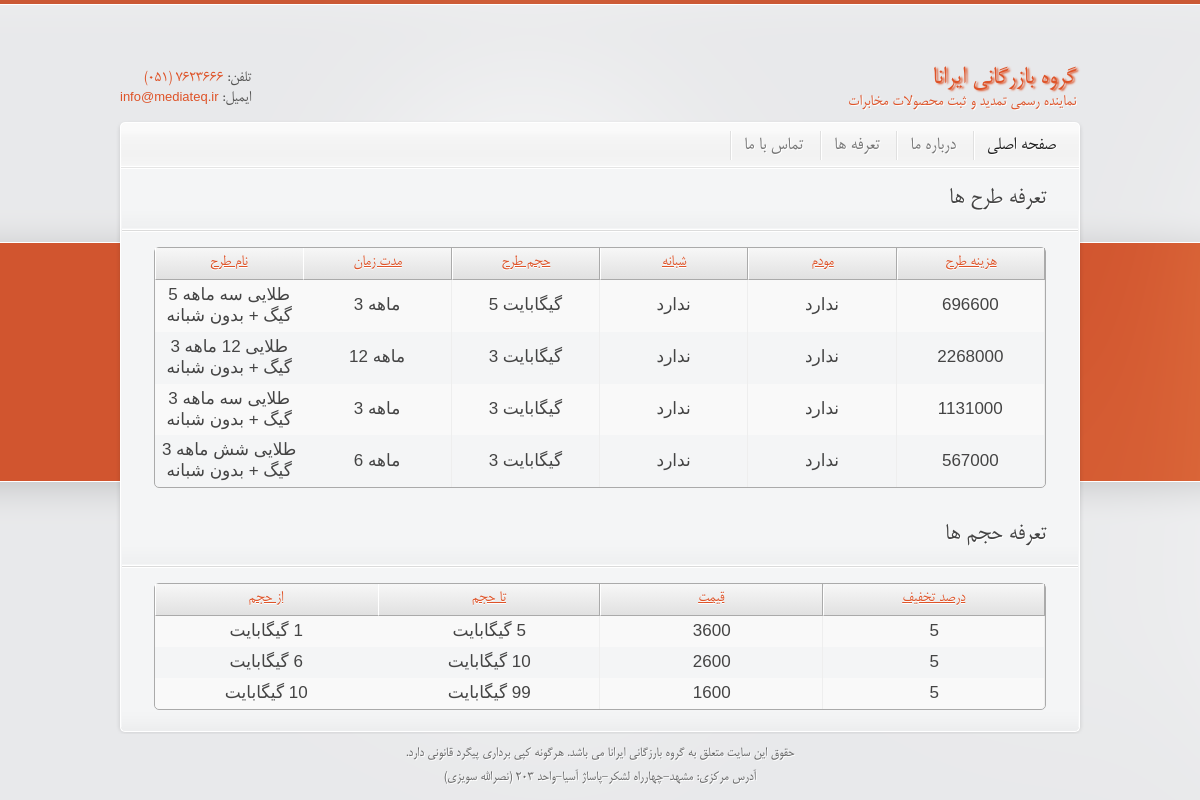
Screenshot of /price.php with the database file from the repository.
### tables this page shows
CREATE TABLE IF NOT EXISTS `settings` (
  `id` int(11) NOT NULL AUTO_INCREMENT,
  `key` varchar(30) NOT NULL,
  `value` text NOT NULL,
  PRIMARY KEY (`id`)
);

CREATE TABLE IF NOT EXISTS `plans` (
  `id` int(11) NOT NULL AUTO_INCREMENT,
  `pname` varchar(100) NOT NULL,
  `month` int(11) NOT NULL,
  `gig` int(11) NOT NULL,
  `night` tinyint(1) NOT NULL,
  `modem` tinyint(1) NOT NULL,
  `price` double NOT NULL,
  `percent` tinyint(3) unsigned NOT NULL,
  PRIMARY KEY (`id`)
);

CREATE TABLE IF NOT EXISTS `volumes` (
  `id` int(11) NOT NULL AUTO_INCREMENT,
  `fvol` tinyint(3) unsigned NOT NULL,
  `tvol` tinyint(3) unsigned NOT NULL,
  `price` double NOT NULL,
  `percent` tinyint(3) unsigned NOT NULL,
  PRIMARY KEY (`id`)
);

### classes/database.php (called while the page is built, shortened)
<?php
  include_once("security.php");
class Database
  {
 private static $me;
 private $link;
 public $cmd;
 function __construct()
 {
      $this->link = mysqli_connect(_DB_SERVER,_DB_USER,_DB_PASS);
	  mysqli_set_charset($this->link, "utf8");
      mysqli_select_db($this->link,_DB_NAME);
 }
public static function GetDatabase()
{
   if(is_null(self::$me))
       self::$me = new Database();
    return self::$me;
 }
public function RunSQL()
{
   $security = Security::GetSecurity ();
   $this->cmd = $security->Xss_Clean($this->cmd);
   $result =  mysqli_query($this->link,$this->cmd);
   return $result;
}
function Select($tableName, $fields=NULL, $where = NULL, $order = NULL)
{
    if ($where) $where = " WHERE " . $where;
	$this->cmd = "SELECT $fields FROM `$tableName` " . $where . $order;
	$res = $this->RunSQL();
    if ($res)
	    return mysqli_fetch_array($res);
	else
        return false;
}
public function  SelectAll($tableName, $fields,$where = NULL,
                 $order = NULL, $from = NULL, $count = NULL)
 {
	$limit = "";
    if (!$fileds) $fields="*";
    if ($order) $order = " ORDER BY " . $order;
    $this->cmd = "SELECT $fields FROM `$tableName` " . $where . " " . $order . " " . $limit;
    $res =$this->RunSQL();
    $rows = array();
    if ($res)
    {
        while($row = mysqli_fetch_array($res)) $rows[] = $row;
    }
    return $rows;
}
  }
?>

### classes/functions.php (called while the page is built, shortened)
<?php
	include_once("database.php");
	   function GetSettingValue($key, $strip_tags = 0)
       {
			$db = Database::GetDatabase();
			$row = $db ->Select("settings","value","`key`='{$key}'");
			return ($row) ? $row["value"] : false;
       }
?>

### classes/security.php (called while the page is built, shortened)
<?php
class Security
{
    private static $me;
    public static function GetSecurity()
    {
      if(is_null(self::$me))
         self::$me = new Security();
      return self::$me;
    }
    public function Xss_Clean($data)
    {
        $data = str_replace(array('&amp;','&lt;','&gt;'), array('&amp;amp;','&amp;lt;','&amp;gt;'), $data);
        $data = preg_replace('/(&#*\w+)[\x00-\x20]+;/u', '$1;', $data);
        $data = preg_replace('/(&#x*[0-9A-F]+);*/iu', '$1;', $data);
        $data = html_entity_decode($data, ENT_COMPAT, 'UTF-8');
        $data = preg_replace('#(<[^>]+?[\x00-\x20"\'])(?:on|xmlns)[^>]*+>#iu', '$1>', $data);
        $data = preg_replace('#([a-z]*)[\x00-\x20]*=[\x00-\x20]*([`\'"]*)[\x00-\x20]*j[\x00-\x20]*a[\x00-\x20]*v[\x00-\x20]*a[\x00-\x20]*s[\x00-\x20]*c[\x00-\x20]*r[\x00-\x20]*i[\x00-\x20]*p[\x00-\x20]*t[\x00-\x20]*:#iu', '$1=$2nojavascript...', $data);
        $data = preg_replace('#([a-z]*)[\x00-\x20]*=([\'"]*)[\x00-\x20]*v[\x00-\x20]*b[\x00-\x20]*s[\x00-\x20]*c[\x00-\x20]*r[\x00-\x20]*i[\x00-\x20]*p[\x00-\x20]*t[\x00-\x20]*:#iu', '$1=$2novbscript...', $data);
        $data = preg_replace('#([a-z]*)[\x00-\x20]*=([\'"]*)[\x00-\x20]*-moz-binding[\x00-\x20]*:#u', '$1=$2nomozbinding...', $data);
        $data = preg_replace('#(<[^>]+?)style[\x00-\x20]*=[\x00-\x20]*[`\'"]*.*?expression[\x00-\x20]*\([^>]*+>#i', '$1>', $data);
        $data = preg_replace('#(<[^>]+?)style[\x00-\x20]*=[\x00-\x20]*[`\'"]*.*?behaviour[\x00-\x20]*\([^>]*+>#i', '$1>', $data);
        $data = preg_replace('#(<[^>]+?)style[\x00-\x20]*=[\x00-\x20]*[`\'"]*.*?s[\x00-\x20]*c[\x00-\x20]*r[\x00-\x20]*i[\x00-\x20]*p[\x00-\x20]*t[\x00-\x20]*:*[^>]*+>#iu', '$1>', $data);
        $data = preg_replace('#</*\w+:\w[^>]*+>#i', '', $data);
        do
        {
            $old_data = $data;
            $data = preg_replace('#</*(?:applet|b(?:ase|gsound|link)|embed|frame(?:set)?|i(?:frame|layer)|l(?:ayer|ink)|meta|object|s(?:cript|tyle)|title|xml)[^>]*+>#i', '', $data);
        }
        while ($old_data !== $data);
        return $data;
    }
}
?>

### price.php (the view, shortened to what this page needs)
<?php
	include_once("inc/header.php");
    include_once("classes/database.php");
	include_once("classes/functions.php");
    $db = Database::GetDatabase();
$html =<<<cd
	<link rel="stylesheet" href="manager/css/tables.css" type="text/css">
	<link rel="stylesheet" href="manager/css/forms.css" type="text/css">
  	<!-- <script src="manager/js/jquery.tools.min.js"></script>
  	<script src="manager/js/jquery.ui.min.js"></script>
  	<script src="manager/js/jquery.tables.js"></script> -->
  	<!-- <style>
  		a.button-blue{
  			background: -webkit-gradient(linear, left top, left bottom, from(#faa51a), to(#f47a20)) !important;
  			color:#2f2f2f !important;
  			font-size:15px !important;
  			border:1px solid #dd6611 !important;
  		}
  		a.button-blue:hover,
  		a.button-blue:focus{
  			background: -webkit-gradient(linear, left top, left bottom, from(#f88e11), to(#f06015)) !important;
  			border: solid 1px #aa5511 !important;
  			color: #fef4e9 !important;
  		}
  		a.button-blue.current{
  			color:#fff !important;
  		}
  	</style> -->
		<div class="main png_bg">
			<div class="inner_main">
				<div class="container_alpha slogan">
					<h1>تعرفه طرح ها</h1>
				</div>
				<div class="container_gamma slogan" style="background:none">
cd;
$rows = $db->SelectAll("plans","*",null,"id Desc");
$table=<<<cd
<table class="datatable paginate sortable full">
    <thead class="rtl">
        <tr>
            <th><a href="#">نام طرح</a></th>
            <th><a href="#">مدت زمان</a></th>
            <th><a href="#">حجم طرح</a></th>
            <th><a href="#">شبانه </a></th>
            <th><a href="#">مودم</a></th>
			<th><a href="#">هزینه طرح</a></th>
        </tr>
    </thead>
	<tbody style="display: none;">
cd;
for($i = 0; $i < Count($rows); $i++)
{
 $rows[$i]["month"] = ($rows[$i]["month"])." ماهه ";
 $rows[$i]["gig"] = ($rows[$i]["gig"])." گیگابایت ";
 $rows[$i]["night"] = ($rows[$i]["night"])?"دارد" :"ندارد";
 $rows[$i]["modem"] = ($rows[$i]["modem"])?"دارد" :"ندارد";
if (($i+1)%10 == 0)
	$table.=<<<cd
	</tbody>
<tbody style="display: table-row-group;">
cd;
$table .=<<<cd
        <tr>
            <td>{$rows[$i]["pname"]}</td>
            <td>{$rows[$i]["month"]}</td>
            <td>{$rows[$i]["gig"]}</td>
            <td>{$rows[$i]["night"]}</td>
            <td>{$rows[$i]["modem"]}</td>
			<td>{$rows[$i]["price"]}</td>
        </tr>
cd;
}
$table.="</tbody> </table>";
$html.=<<<cd
					{$table}
					<div class="clearfix"></div>
				</div>
				<div class="container_alpha slogan">
					<h1>تعرفه حجم ها</h1>
				</div>
				<div class="container_gamma slogan" style="background:none">
cd;
$rows = $db->SelectAll("volumes","*",null,"id Asc");
$table=<<<cd
<table class="datatable sortable full">
    <thead class="rtl">
        <tr>
            <th><a href="#">از حجم</a></th>
            <th><a href="#">تا حجم</a></th>
            <th><a href="#">قیمت</a></th>
            <th><a href="#">درصد تخفیف </a></th>
        </tr>
    </thead>
	<tbody class="rtl">
cd;
for($i = 0; $i < Count($rows); $i++)
{
 $rows[$i]["fvol"] = ($rows[$i]["fvol"])." گیگابایت ";
 $rows[$i]["tvol"] = ($rows[$i]["tvol"])." گیگابایت ";
$table .=<<<cd
        <tr>
            <td>{$rows[$i]["fvol"]}</td>
            <td>{$rows[$i]["tvol"]}</td>
            <td>{$rows[$i]["price"]}</td>
            <td>{$rows[$i]["percent"]}</td>
        </tr>
cd;
}
$table.="</tbody> </table>";
$html.=<<<cd
					{$table}
					<div class="clearfix"> </div>
				</div>
			</div>
		</div>
    	<div class="endmain png_bg"></div>
cd;
    echo $html;
	include_once("inc/footer.php");
?>

### inc/header.php (shortened to what this page needs)
<?php
	include_once("./classes/database.php");
	include_once("./classes/functions.php");
	$Contact_Email = GetSettingValue('Contact_Email',0);
	$Tell_Number = GetSettingValue('Tell_Number',0);
?>
<!doctype html>
<html lang="fa" class="no-js"><head>
	<link rel="stylesheet" href="css/style.css">
	<link rel="stylesheet" href="css/rainbow.css" type="text/css">
</head>
<body>
  	<div id="container">
	    <div id="header">
			<div id="logo">
				<h1 style="color:#DE5328;text-shadow:2px 1px 2px #DE5328">گروه بازرگانی ایرانا<span>نماینده رسمی تمدید و ثبت محصولات مخابرات</h1>
			</div>
			<div id="personal_data">
				<p>تلفن: <span style="display:inline-block;direction:ltr !important">(051) <?php echo $Tell_Number?></span></p>
				<p>ایمیل: <span><a href="mailto:info@irana.ir" class="latin-font"><?php echo $Contact_Email?></a></span></p>
			</div>
		</div>
		<div id="menu" class="png_bg ltr">
			<ul>
				<li class="selected">
					<a href="index.html">صفحه اصلی</a>
				</li>
				<li>
					<a href="aboutus.html" class="">درباره ما</a>
				</li>
				<li>
					<a href="price.html" class="">تعرفه ها</a>
				</li>
				<li>
					<a href="contact.html">تماس با ما</a>
				</li>
			</ul>
		</div>

### inc/footer.php (shortened to what this page needs)
</div>
<div id="footer_bottom" class="png_bg">
    <p style="margin-bottom:5px;">حقوق این سایت متعلق به گروه بارزگانی ایرانا می باشد. هرگونه کپی برداری پیگرد قانونی دارد.</p>
    <p>آدرس مرکزی: مشهد-چهارراه لشکر-پاساژ آسیا-واحد 203 (نصرالله سویزی)</p>
</div>
</body>
</html>

### css/rainbow.css (style rules this page uses)
a, a:active, a:visited ,#main_link_color,#personal_data p span,#personal_data p span a { color:#DE5328; }
h1 strong,h2 strong,h3 strong,h4 strong,h5 strong,h6 strong,.dropcapcolor,.inner_main .widget ul.testimonials li p span,.post_header a:hover,.breadcrumbs p span,h1 span, h2 span, h3 span, h4 span, h5 span, h6 span,.hotstuff ul li a { color:#DE5328; }
body { background:url(../images/background.png) repeat-x scroll 0 0 #e8e9eb; }
a:link { -webkit-tap-highlight-color: #DE5328; }

### manager/css/tables.css (style rules this page uses)
table.full { width: 100%; }
table.datatable { border: 1px solid #aaa; border-collapse: separate; border-spacing: 0; -moz-border-radius: 5px; -webkit-border-radius: 5px; -khtml-border-radius: 5px; border-radius: 5px; }
table.datatable thead th { background: #f7f7f7; background: -webkit-gradient(linear, left top, left bottom, from(#f7f7f7), to(#e1e1e1)); background: -moz-linear-gradient(top, #f7f7f7, #e1e1e1); -pie-background: linear-gradient(top, #f7f7f7, #e1e1e1); border-bottom: 1px solid #aaa; color: #333; text-shadow: 0 1px 0 #fff; position: relative; }
table.datatable thead th { border-right: 1px solid #aaa; }
table.datatable thead th:first-child { border-right: 0 none; }
table.datatable thead th { border-left: 1px solid #fff; }
table.datatable thead th:first-child { -moz-border-radius-topright: 5px; -webkit-border-top-right-radius: 5px; -khtml-border-top-right-radius: 5px; border-radius: 0 5px 0 0; }
table.datatable thead th:last-child { -moz-border-radius-topleft: 5px; -webkit-border-top-left-radius: 5px; -khtml-border-top-left-radius: 5px; border-radius: 5px 0 0 0; }
table.datatable tbody tr:last-child td:first-child { -moz-border-radius-bottomleft: 5px; -webkit-border-bottom-left-radius: 5px; -khtml-border-bottom-left-radius: 5px; border-radius: 0 0 0 5px; }
table.datatable tbody tr:last-child td:last-child { -moz-border-radius-bottomright: 5px; -webkit-border-bottom-right-radius: 5px; -khtml-border-bottom-right-radius: 5px; border-radius: 0 0 5px 0; }
table.datatable th, table.datatable td { padding: 5px; vertical-align: middle; font-size: 17px; text-align: center; }
table.datatable tbody tr:nth-child(odd) td { background: #f9f9f9; }
table.datatable tbody td:first-child { border-right: 0 none; }
table.datatable.sortable { table-layout: fixed; }
table.datatable.sortable th a { display: block; }
table.datatable thead th a { font-size:17px; }

### rows the page displays
settings: value "7623666"
settings: value "info@mediateq.ir"
plans: pname "طلایی سه ماهه 5 گیگ + بدون شبانه", price "696600"
plans: pname "طلایی 12 ماهه 3 گیگ + بدون شبانه", price "2268000"
plans: pname "طلایی سه ماهه 3 گیگ + بدون شبانه", price "1131000"
plans: pname "طلایی شش ماهه 3 گیگ + بدون شبانه", price "567000"
volumes: fvol "1 گیگابایت", tvol "5 گیگابایت", price "3600", percent "5"
volumes: fvol "6 گیگابایت", tvol "10 گیگابایت", price "2600", percent "5"
volumes: fvol "10 گیگابایت", tvol "99 گیگابایت", price "1600", percent "5"

### other values shown
$rows[$i]["month"] "3 ماهه"
$rows[$i]["gig"] "5 گیگابایت"
$rows[$i]["night"] "ندارد"
$rows[$i]["modem"] "ندارد"
$rows[$i]["month"] "12 ماهه"
$rows[$i]["gig"] "3 گیگابایت"
$rows[$i]["month"] "6 ماهه"
